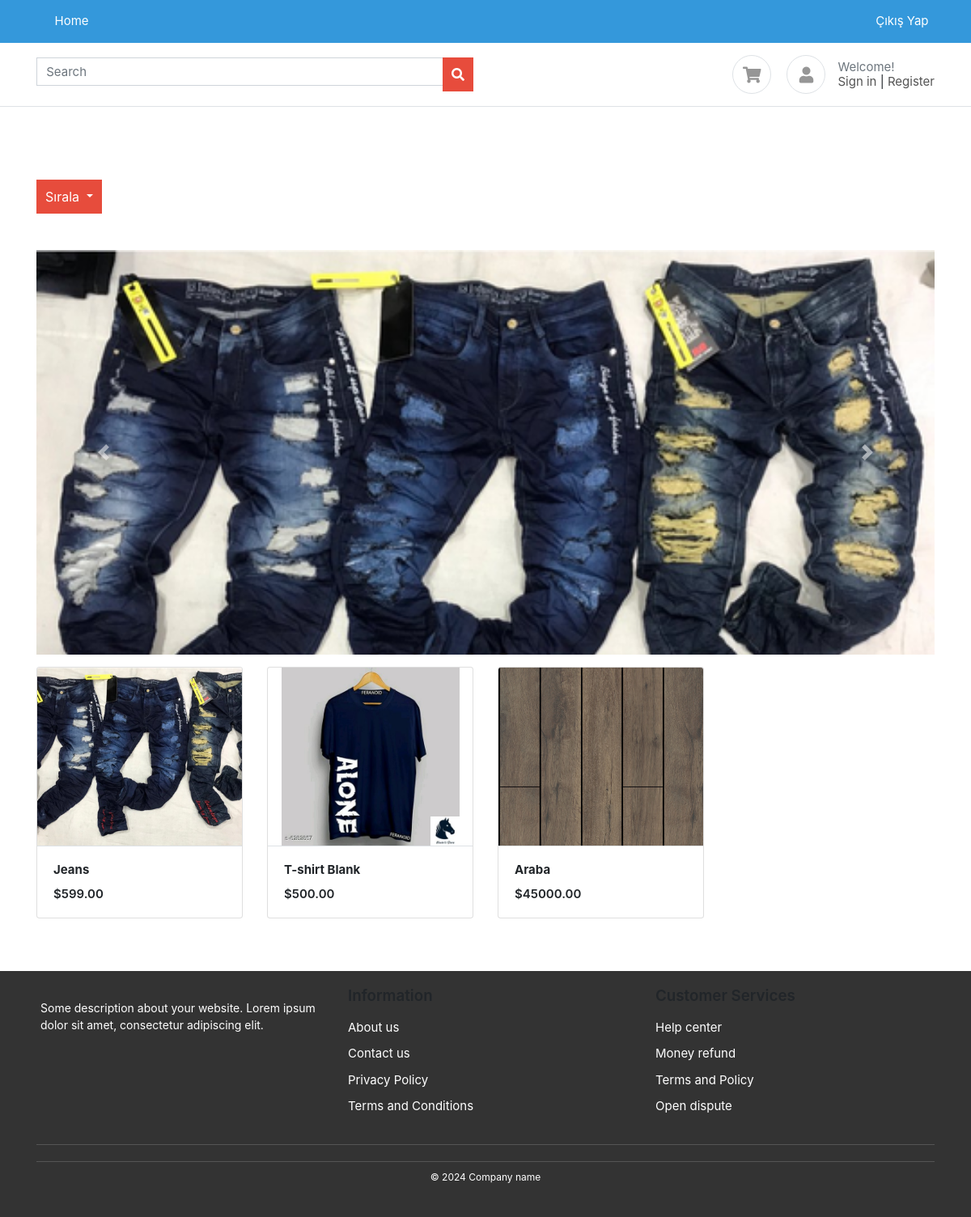
The app's page /, older data.
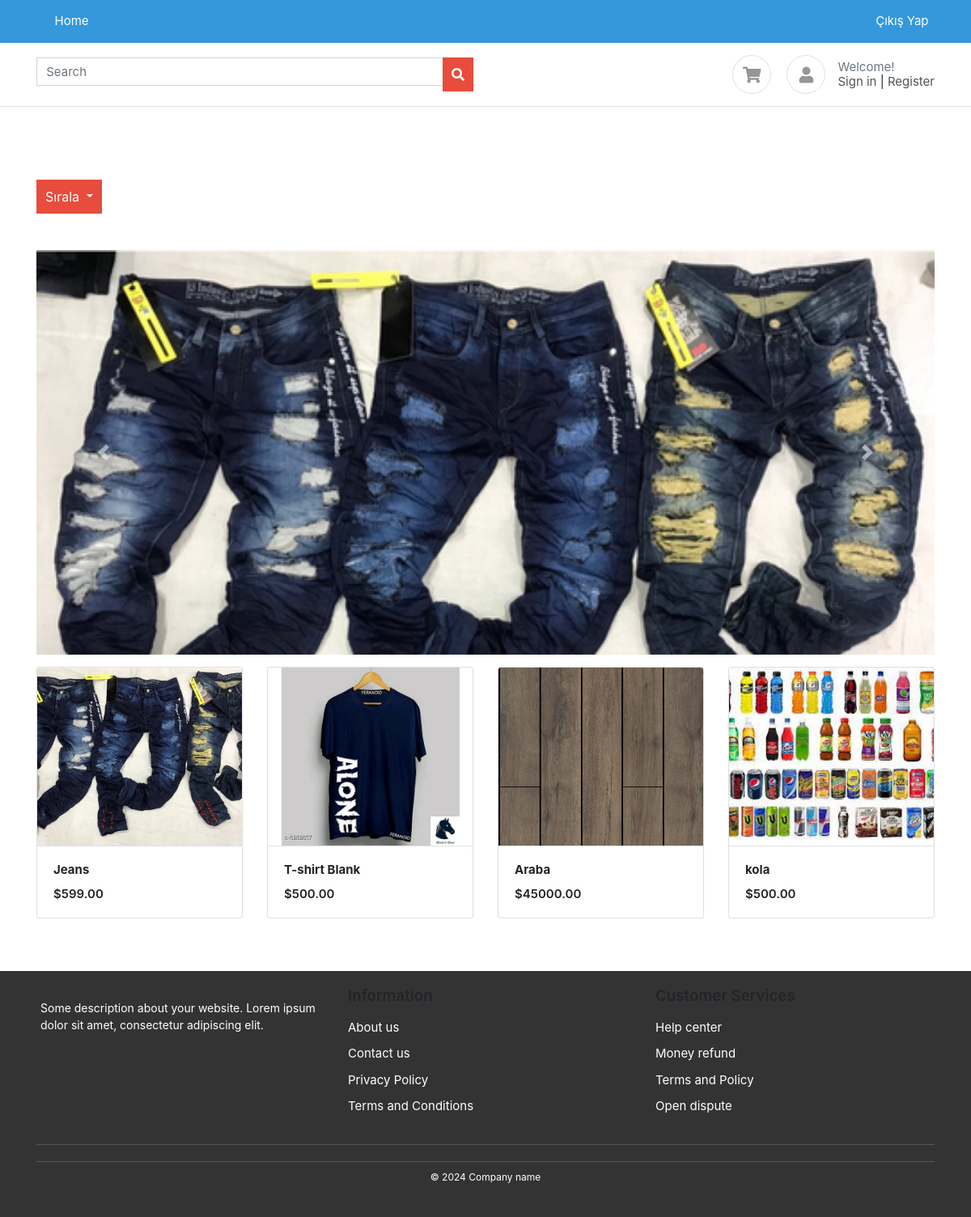
The same page, newer data.
### products/models.py (models this page shows, shortened)
class Product(BaseModel):
    product_name=models.CharField(max_length=100)
    category=models.ForeignKey(Category,on_delete=models.CASCADE,related_name="products")
    price=models.IntegerField()
    product_description=models.TextField()
    slug=models.SlugField(unique=True,null=True,blank=True)
    color_variant=models.ManyToManyField(ColorVariant,blank=True)
    size_variant=models.ManyToManyField(SizeVariant,blank=True)
    discount_price = models.DecimalField(max_digits=10, decimal_places=2, blank=True, null=True)

class  ProductImage(BaseModel):
    product=models.ForeignKey(Product,on_delete=models.CASCADE,related_name="product_images")
    image=models.ImageField(upload_to="product")

### home/views.py (the view)
# urls.py: path('', index, name="index"),
def index(request):
    query = request.GET.get('q', '')
    if query:
        products = Product.objects.filter(product_name__icontains=query)
    else:
        products = Product.objects.all()
    context = {'products': products, 'query': query}
    return render(request, 'home/index.html', context)

### templates/home/index.html (shortened to what this page needs)
{% extends "base/base.html" %}
{% block start %}
<div class="container mt-5 pt-5 mb-5">
    <div class="row">
        <div class="col-md-12">
            <div class="btn-group">
                <button type="button" class="btn btn-primary dropdown-toggle" data-toggle="dropdown" aria-haspopup="true" aria-expanded="false">
                    Sırala
                </button>
            </div>
        </div>
    </div>
    <div id="productCarousel" class="carousel slide mt-5" data-ride="carousel">
        <div class="carousel-inner">
            {% for product in products %}
                <div class="carousel-item {% if forloop.first %}active{% endif %}">
                    <img src="/media/{{ product.product_images.first.image }}" class="d-block w-100" alt="{{ product.product_name }}">
                </div>
            {% endfor %}
        </div>
        <a class="carousel-control-prev" href="#productCarousel" role="button" data-slide="prev">
            <span class="carousel-control-prev-icon" aria-hidden="true"></span>
        </a>
        <a class="carousel-control-next" href="#productCarousel" role="button" data-slide="next">
            <span class="carousel-control-next-icon" aria-hidden="true"></span>
        </a>
    </div>
    <div class="row mt-3" id="productList">
        {% for product in products %}
            <div class="col-md-3">
                <figure class="card card-product-grid">
                    <div class="img-wrap"><img src="/media/{{ product.product_images.first.image }}"></div>
                    <figcaption class="info-wrap border-top">
                        <a href="{% url 'get_product' product.slug %}" class="title">
                            <b>{{ product.product_name }}</b>
                        </a>
                        <div class="price mt-2">${{ product.price }}.00</div>
                    </figcaption>
                </figure>
            </div>
        {% endfor %}
    </div>
</div>
{% endblock %}

Row changes from the older to the newer data that the page shows:
added Product: product_images.first.image (picture), product_name "kola", price "500"
